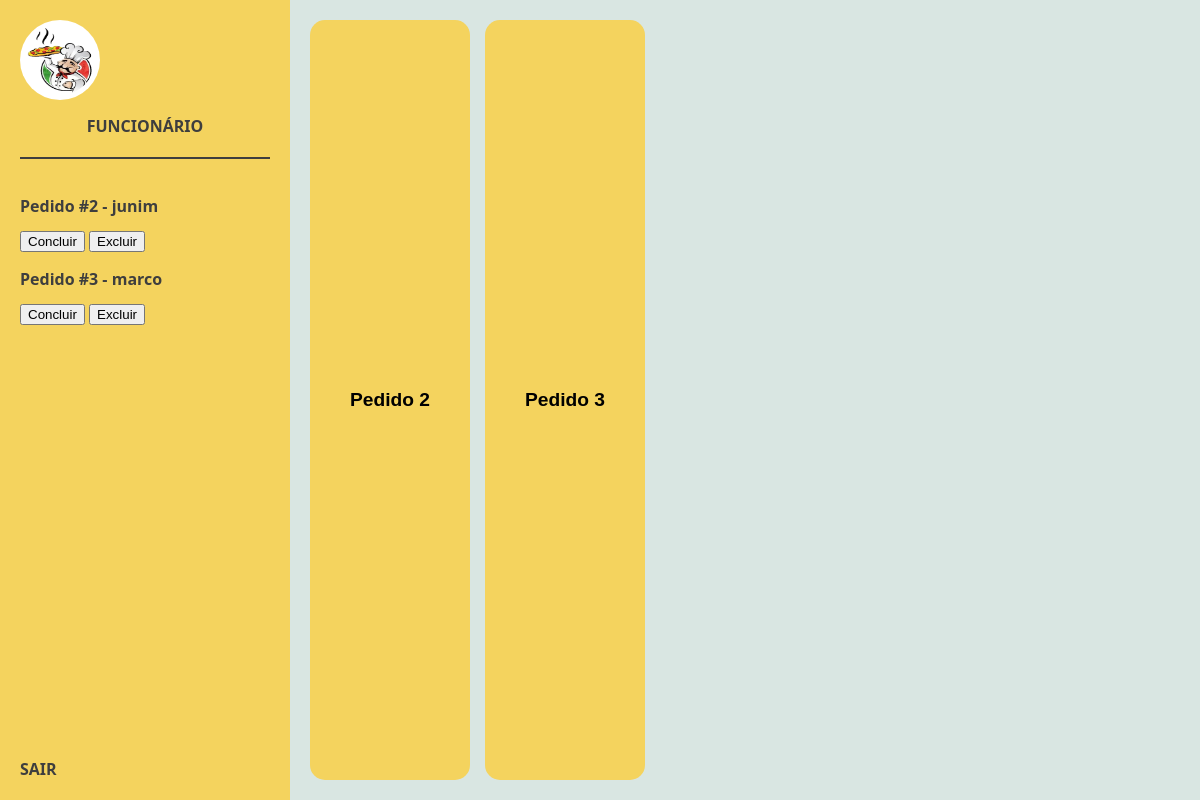
The page /funcionario/ (signed in) on the database as committed earlier.
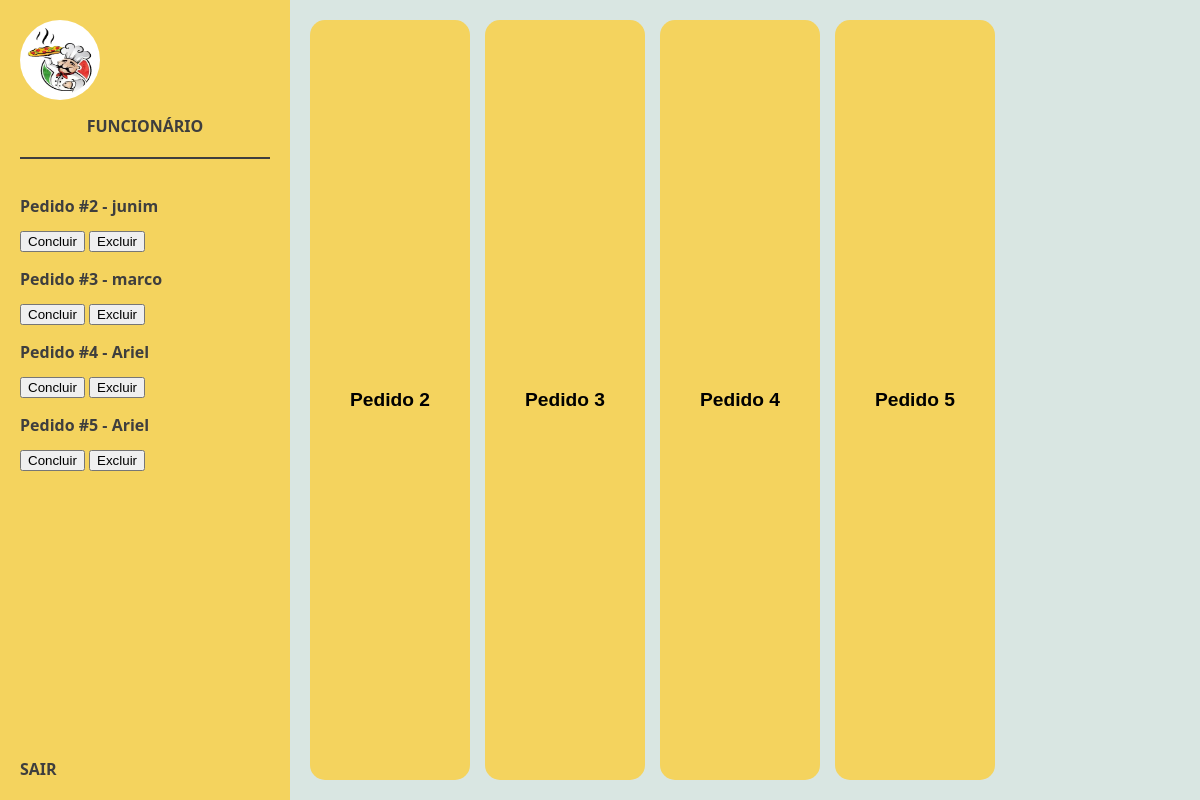
The same page on the database as committed later.
### cliente/models.py (models this page shows, shortened)
class Pedido(models.Model):
    TAMANHOS = [('0', 'Grande'), ('1', 'Médio'), ('2', 'Pequeno')]
    BORDAS = [('0', 'Sem borda'), ('1', 'Catupiry'), ('2', 'Cheddar'), ('3', 'Doce de leite')]
    SABORES = [
        ('01', 'Portuguesa'),
        ('02', 'Chocolate'),
        ('03', 'Peixe'),
        ('04', 'Margarita'),
        ('05', 'Quatro-queijos'),
        ('06', 'Marguerita'),
        ('07', 'Calabresa'),
        ('08', 'Peperoni'),
        ('09', 'Alho e óleo'),
    ]
    OPCAO_PAGAMENTO = [
        ('dinheiro', 'Dinheiro'),
        ('debito', 'Cartão de Débito'),
        ('credito', 'Cartão de Crédito'),
        ('pix', 'PIX'),
    ]
    nome = models.CharField(max_length=100)
    cpf = models.CharField(max_length=11)
    endereco = models.CharField(max_length=200)
    quantidade = models.IntegerField()
    borda = models.CharField(max_length=1, choices=BORDAS)
    tamanho = models.CharField(max_length=1, choices=TAMANHOS)
    sabor1 = models.CharField(max_length=2, choices=SABORES, default='01')
    concluido = models.BooleanField(default=False)
    created_at = models.DateTimeField(auto_now_add=True)
    forma_de_pagamento = models.CharField(
        max_length=10,
        choices=OPCAO_PAGAMENTO,
        verbose_name="Forma de Pagamento"
    )

### funcionario/views.py (the view)
# urls.py: path('', home_page, name='home_page'),
def home_page(request):
    if 'funcionario_id' not in request.session:
        return redirect('login_funcionario')
    pedidos = Pedido.objects.all().order_by('id')
    return render(request, 'funcionario/home_page.html', {'pedidos': pedidos})

### funcionario/templates/funcionario/home_page.html (shortened to what this page needs)
{% load static %}
<!DOCTYPE html>
<html lang="pt-br">
<head>
    <a href="/"><link rel="stylesheet" href="{% static 'css/home.css' %}"></a>
</head>
<body>
    <div class="sidebar">
        <div class="profile">
            <img src="{% static 'img/logo.png' %}" alt="Perfil" />
            <div class="name">FUNCIONÁRIO</div>
        </div>
        <div class="divider"></div>
        <div class="fila" id="filaList">
            {% for pedido in pedidos %}
            {% if pedido.id %}
            <div>
                <p class="pedido-item" data-id="{{ pedido.id }}" data-nome="{{ pedido.nome }}"
                    data-cpf="{{ pedido.cpf }}" data-endereco="{{ pedido.endereco }}"
                    data-quantidade="{{ pedido.quantidade }}" data-borda="{{ pedido.get_borda_display }}"
                    data-tamanho="{{ pedido.get_tamanho_display }}" data-sabores="{{ pedido.get_sabor1_display }}"
                    data-forma_pagamento="{{ pedido.get_forma_de_pagamento_display }}"
                    onclick="mostrarDetalhe(this)">
                    Pedido #{{ pedido.id }} - {{ pedido.nome }}
                </p>
                <form action="{% url 'concluir_pedido' pedido.id %}" method="post" style="display: inline;">
                    <button type="submit">Concluir</button>
                </form>
                <form action="{% url 'excluir_pedido' pedido.id %}" method="post" style="display: inline;">
                    <button type="submit">Excluir</button>
                </form>
            </div>
            {% endif %}
            {% empty %}
            <p class="pedido-item">Nenhum pedido na fila.</p>
            {% endfor %}
        </div>
        <div class="logout" onclick="window.location.href='{% url 'logout_funcionario' %}'">SAIR</div>
    </div>
    <div class="main-content" id="mainContent">
        {% for pedido in pedidos %}
        {% if pedido.id %}
        <button class="btn-senha" data-id="{{ pedido.id }}" data-nome="{{ pedido.nome }}" data-cpf="{{ pedido.cpf }}"
            data-endereco="{{ pedido.endereco }}" data-quantidade="{{ pedido.quantidade }}"
            data-borda="{{ pedido.get_borda_display }}" data-tamanho="{{ pedido.get_tamanho_display }}"
            data-sabores="{{ pedido.get_sabor1_display }}"
            data-forma_de_pagamento="{{ pedido.get_forma_de_pagamento_display }}"
            onclick="mostrarDetalhe(this)">
            Pedido {{ pedido.id }}
        </button>
        {% endif %}
        {% endfor %}
    </div>
</body>
</html>

Rows that differ between the two databases and show on the page:
added Pedido: id "4", nome "Ariel"
added Pedido: id "5", nome "Ariel"
